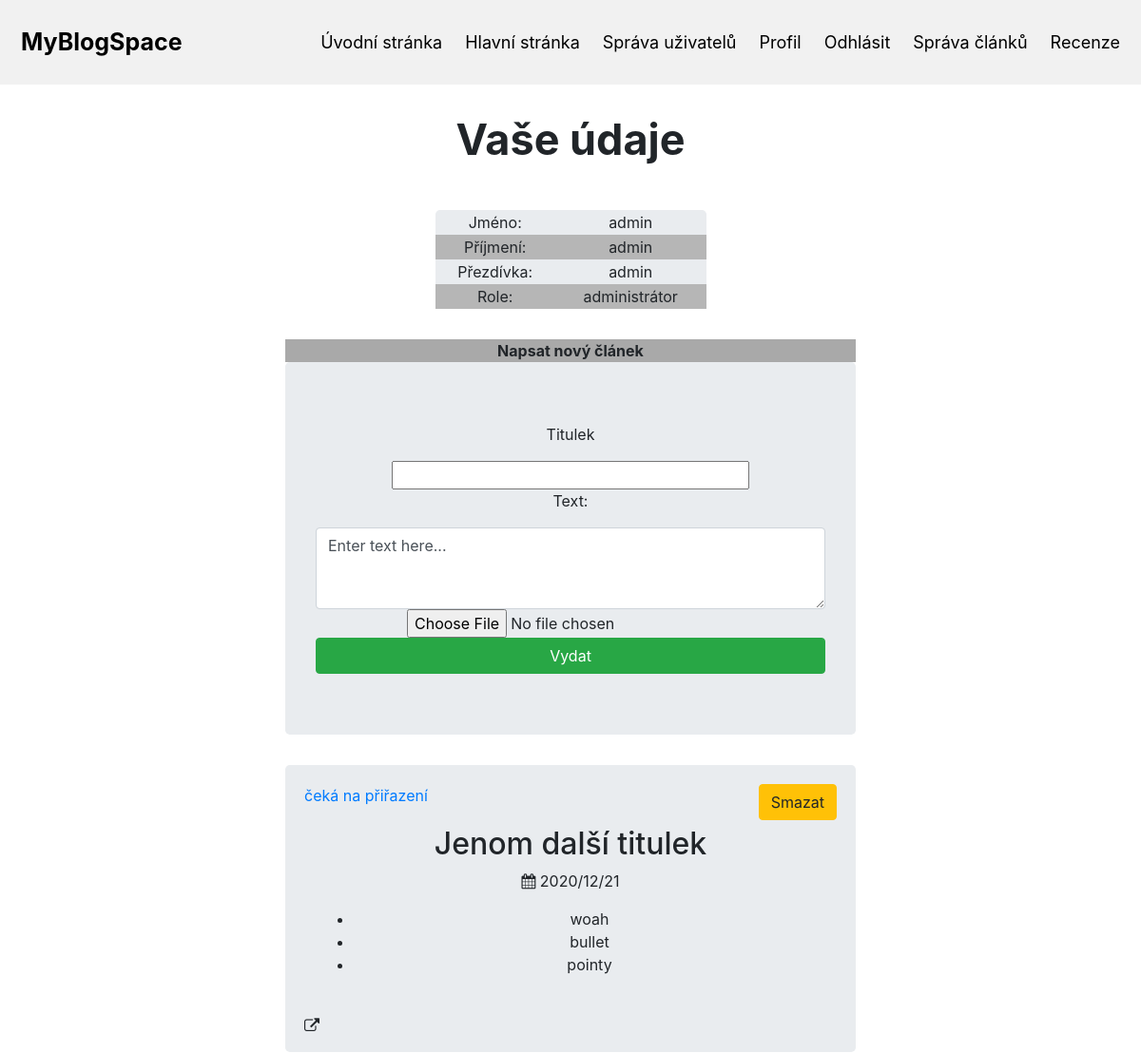
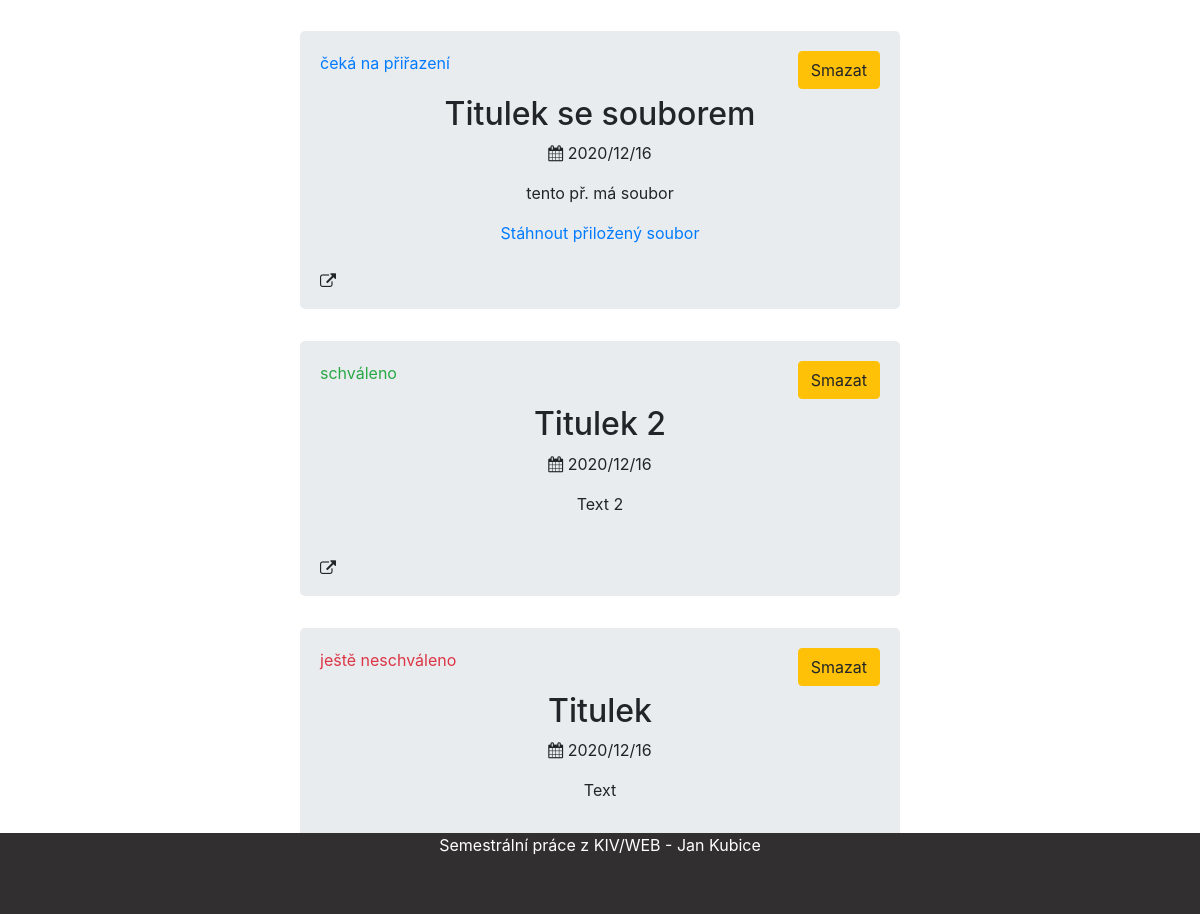
The app's page /index.php?page=profil (signed in) with its own data (2 pictures, top to bottom).
### tables this page shows
CREATE TABLE `uzivatel` (
  `id_uzivatel` int(11) NOT NULL,
  `jmeno` varchar(45) NOT NULL,
  `prijmeni` varchar(45) NOT NULL,
  `ROLE_id_role` int(11) NOT NULL,
  `heslo` varchar(45) NOT NULL,
  `login` varchar(45) NOT NULL
);

CREATE TABLE `role` (
  `id_role` int(11) NOT NULL,
  `nazev` varchar(45) NOT NULL,
  `vaha` int(11) NOT NULL
);

CREATE TABLE `prispevek` (
  `id_prispevek` int(11) NOT NULL,
  `datum` varchar(20) NOT NULL,
  `nadpis` varchar(60) NOT NULL,
  `text` text NOT NULL,
  `id_recenzent` int(11) DEFAULT NULL,
  `recenzovano` int(11) NOT NULL DEFAULT 0,
  `UZIVATEL_id_uzivatel` int(11) NOT NULL,
  `cesta` varchar(150) DEFAULT NULL
);

### Web/Controllers/ProfileController.class.php (called while the page is built, shortened)
<?php
class ProfileController implements IController
{
    private $db;
    public function __construct()
    {
        require_once(DIRECTORY_MODELS ."/DatabaseModel.class.php");
        $this->db = new DatabaseModel();
    }
    public function show(string $pageTitle):string
    {
        global $tplData;
        $tplData['title'] = $pageTitle;
        $tplData['logged'] = $this->db->isUserLogged();
        if ( $tplData['logged']) {
            $tplData['user'] = $this->db->getLoggedUserData();
            $tplData['role'] = $this->db->getUserRole(intval($tplData['user']['ROLE_id_role']));
            $tplData['userRole'] = $tplData['user']['ROLE_id_role'];
            $tplData['posts'] = $this->db->getUserPosts($tplData['user']['id_uzivatel']);
        } else {
            $tplData['userRole'] = -1;
        }
        require(DIRECTORY_VIEWS ."/User-profileTemplate.tpl.php");
        $obsah = ob_get_clean();
        return $obsah;
    }
}

### Web/Models/DatabaseModel.class.php (called while the page is built, shortened)
<?php
class DatabaseModel
{
    private $pdo;
    private $userSessionKey = "id_user";
    public function __construct()
    {
        $this->pdo = new PDO("mysql:host=".DB_SERVER.";dbname=".DB_NAME, DB_USER, DB_PASS);
        $this->pdo->exec("set names utf8");
    }
    public function getUserRole(int $id_role):array
    {
        if($stmt = $this->pdo->prepare("SELECT * FROM ".TABLE_ROLE." WHERE id_role=?")) {
            $stmt->execute(array($id_role));
            $result = $stmt->fetchAll(PDO::FETCH_NAMED);
            return $result[0];
        }
        else{
            return null;
        }
    }
    public function isUserLogged():bool
    {
        return isset($_SESSION[$this->userSessionKey]);
    }
    public function getLoggedUserData()
    {
        if ($this->isUserLogged()) {
            $id_user = $_SESSION[$this->userSessionKey];
            if ($id_user == null) {
                $this->userLogout();
            } else {
                $stmt = $this->pdo->prepare("SELECT * FROM uzivatel WHERE id_uzivatel=?");
                $stmt->execute(array($id_user));
                $result = $stmt->fetchAll(PDO::FETCH_NAMED);
                if (empty($result)) {
                    $this->userLogout();
                    return null;
                } else {
                    return $result[0];
                }
            }
        } else {
            return null;
        }
    }
    public function getUserPosts(int $idUser):array
    {
        if($stmt = $this->pdo->prepare("SELECT * FROM ".TABLE_POST." WHERE UZIVATEL_id_uzivatel=? ORDER BY id_prispevek DESC")) {
            $stmt->execute(array($idUser));
            $result = $stmt->fetchAll(PDO::FETCH_NAMED);
            return $result;
        }
        else{
            return null;
        }
    }
}

### Web/Views/User-profileTemplate.tpl.php (the view, shortened to what this page needs)
<?php
global $tplData;
require(DIRECTORY_VIEWS . "/TemplateBasics.class.php");
?>
<?php
$tplData['title'] = 'Profil';
$res = "";
if ($tplData['logged']) {
    $u = $tplData['user'];
    $r = $tplData['role'];
    $res .= "<div class='col-md-6 col-sm-6 center'>
            <p class='boldText'>Vaše údaje</p></br>
            <table class='center col-md-6 col-sm-6 jumbotron'>
                <tr>
                    <td>Jméno: </td>
                    <td>" . htmlspecialchars($u['jmeno']) . "</td>
                </tr>
                <tr>
                    <td>Příjmení: </td>
                    <td>" . htmlspecialchars($u['prijmeni']) . "</td>
                </tr>
                <tr>
                    <td>Přezdívka: </td>
                    <td>" . htmlspecialchars($u['login']) . "</td>
                </tr>
                <tr>
                    <td>Role: </td>
                    <td>$r[nazev]</td>
                </tr>
            </table>
            </div>";
    if ($r['id_role'] > 0){
        $res .= "<div class='divLeft'></div>
        <div><p class='newPostText center col-md-6 col-sm-6'>Napsat nový článek</p></div>
        <div class='postWriting center col-md-6 col-sm-6 jumbotron'>
            <form action='' method='POST' id='postForm' enctype='multipart/form-data'>
                <div><p>Titulek</p><input class='title' type='text' size='35' name='title' required></div>
                <div><p>Text:</p>
                <i class='fas fa-pencil-alt prefix'></i>
                <textarea id='editor' class='md-textarea form-control' rows='3' name='text' form='postForm'>Enter text here...</textarea></div>
                <input form='postForm' id='fileToUpload' name='fileToUpload' type='file'/>
                <input class='btn btn-success btn-block' type='submit' name='action' value='Vydat'>
            </form>
        </div>";
    }
    if (isset($tplData['posts'])) {
        foreach ($tplData['posts'] as $post) {
            $res .= "<div class='center col-md-6 col-sm-6 post jumbotron'>";
            $res .= "<form action='' method='POST'>
                            <input type='hidden' name='id_post' value='$post[id_prispevek]'>
                            <input class='btn btn-warning deleteButton' type='submit' name='delete' value='Smazat'>
                    </form>";
            $res .= "<div class='statusText'>";
            if ($post['id_recenzent'] > 0 && $post['id_recenzent'] != null) {
                if ($post['recenzovano'] == 1) {
                    $res .= "<p class='text-success'>schváleno</p>";
                }
                else {
                    $res .= "<p class='text-danger'>ještě neschváleno</p>";
                }
            }
            else {
                $res .= "<p class='text-primary'>čeká na přiřazení</p>";
            }
            $res .= "</div>";
            $res .= "<i style='cursor: pointer;' onclick='openPost($post[id_prispevek])' class='fa fa-external-link openPost' style='font-size:48px;'></i>
                    <h2>" . htmlspecialchars($post['nadpis']) . "</h2>
                    <p><i class='fa fa-calendar'></i> $post[datum]</p>
                    <p>$post[text]</p>";
            if (strlen($post['cesta']) > 0) {
                $name = str_replace("Uploads/", "", $post['cesta']);
                $res .= "<a href=" . htmlspecialchars($post['cesta']) . " download=" . htmlspecialchars($name) . ">Stáhnout přiložený soubor</a>";
            }
            $res .= "</div>";
        }
    }
} else {
    $res .= "<div class='center'>
                <h2>Pro zobrazení profilu se přihlašte</h2>
                <h2>Pokud nemáte účet, můžete si jeden zdarma vytvořit:
                <a class='regBtn' href='index.php?page=register'>Registrovat</a></h2>
            </div></div></br></br>";
}
echo $res;
?>

### Web/CSS/TemplateBasics.css (style rules this page uses)
* { box-sizing: border-box; }
body { margin: 0; font-family: Arial, Helvetica, sans-serif; }

### Web/CSS/Profile.css (style rules this page uses)
.center { margin: 0 auto; text-align: center; }
.post { border-radius: 1px; border-color: gray; }
.postWriting { width: 70%; }
textarea { outline: none; }
.newPostText { font-weight: bold; background-color: darkgray; }
table { width: 70%; }
tr:nth-child(even) { background-color: rgb(182, 182, 182); }
.deleteButton { position: absolute; top: 20px; right: 20px; }
.boldText { font-weight: bold; font-size: 45px; }
.openPost { position: absolute; bottom: 20px; left: 20px; }
.statusText { position: absolute; top: 20px; left: 20px; }
.title { width: 70%; }

### records on screen
uzivatel: jmeno "admin", prijmeni "admin", login "admin"
role: nazev "administrátor"
prispevek: id_recenzent "čeká na přiřazení", nadpis "Jenom další titulek", datum "2020/12/21", text "woah bullet pointy"
prispevek: id_recenzent "čeká na přiřazení", nadpis "Titulek se souborem", datum "2020/12/16", text "tento př. má soubor"
prispevek: id_recenzent "schváleno", nadpis "Titulek 2", datum "2020/12/16", text "Text 2"
prispevek: id_recenzent "ještě neschváleno", nadpis "Titulek", datum "2020/12/16", text "Text"

### other values on screen
$pInfo[title] "Úvodní stránka"
$pInfo[title] "Hlavní stránka"
$pInfo[title] "Správa uživatelů"
$pInfo[title] "Profil"
$pInfo[title] "Správa článků"
$pInfo[title] "Recenze"
